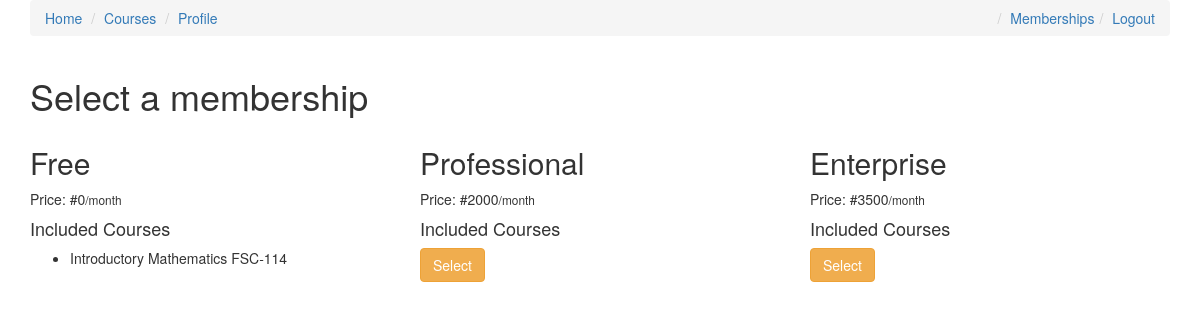
The page /memberships/ (signed in) on the database as committed earlier.
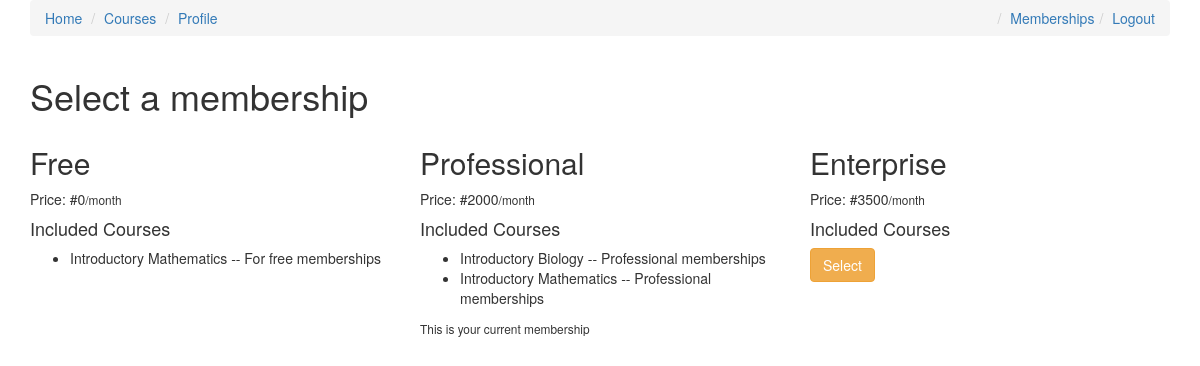
The same page on the database as committed later.
### memberships/models.py (models this page shows)
class Membership(models.Model):
    slug = models.SlugField()
    membership_type = models.CharField(max_length=30, choices=MEMBERSHIP_CHOICES, default='Free')
    price = models.IntegerField(default=15)
    stripe_plan_id = models.CharField(max_length=40)
    def __str__(self):
        return self.membership_type

### courses/models.py (models this page shows, shortened)
class Course(models.Model):
    slug = models.SlugField()
    title = models.CharField(max_length=120)
    description = models.TextField()
    position = models.IntegerField(default=1)
    allowed_membership = models.ManyToManyField(Membership)

### memberships/views.py (the view, shortened to what this page needs)
# urls.py: path('', MembershipList.as_view(), name='select'),
class MembershipList(LoginRequiredMixin, ListView):
    model = Membership
    template_name = 'memberships/membership_list.html'
    def get_context_data(self, *args, **kwargs):
        context = super().get_context_data(**kwargs)
        current_membership = get_user_membership(self.request)
        context['current_membership'] = str(current_membership.membership)
        return context

### memberships/views.py (called while the page is built)
def get_user_membership(request):
    user_membership_qs = UserMembership.objects.filter(user=request.user)
    if user_membership_qs.exists():
        return user_membership_qs.first()
    return None

### memberships/templates/memberships/membership_list.html (shortened to what this page needs)
{% extends 'courses/base.html' %}
{% block content %}
    <div class="container">
    <h1>Select a membership</h1>
    <div class="row">
        {% for object in object_list %}
            <div class="col-sm-4 col-md-4">
            <h2>{{ object.membership_type }}</h2>
            <p>Price: #{{ object.price }}<small>/month</small></p>
            <h4>Included Courses</h4>
            <ul>
                {% for course in object.course_set.all %}
                    <li>{{ course.title }}</li>
                    {% endfor %}
            </ul>
            {% if object.membership_type != 'Free' %}
                <form method="POST" action="{% url 'memberships:select' %}"> {% csrf_token %}
                {% if object.membership_type != current_membership %}
                    <button class="btn btn-warning">Select</button>
                    {% else %}
                    <small>This is your current membership</small>
                    {% endif %}
                </form>
            {% endif %}
            </div>
        {% endfor %}
    </div>
    </div>
{% endblock %}

### courses/templates/courses/base.html (shortened to what this page needs)
<!DOCTYPE html>
<html>
<head>
    <link rel="stylesheet" href="https://maxcdn.bootstrapcdn.com/bootstrap/3.3.7/css/bootstrap.min.css"
>
</head>
<body>
<div class="container">
		<ol class='breadcrumb'>
            <li><a href="{% url 'home' %}">Home</a></li>
	        {% if not request.user.is_authenticated %}
	        <li class='pull-right'><a href="{% url 'users:register' %}">Register</a></li>
	        <li class='pull-right'><a href="{% url 'users:login' %}">Login</a></li>
		{% else %}
		<li class='pull-right'><a href="{% url 'users:logout' %}">Logout</a></li>
		<li class='pull-right'><a href="{% url 'memberships:select' %}">Memberships</a></li>
         <li><a href="{% url 'courses:list' %}">Courses</a></li>
		<li><a href="{% url 'memberships:profile' %}">Profile</a></li>
	        {% endif %}
	    </ol>
	</div>
{% block content %}
{% endblock %}
</body>
</html>

Rows that differ between the two databases and show on the page:
changed Course: title "Introductory Mathematics FSC-114" → "Introductory Mathematics -- For free memberships"
changed Membership "Professional": text "Select" → "This is your current membership"
added Course: title "Introductory Biology -- Professional memberships", shown under Membership "Professional"
added Course: title "Introductory Mathematics -- Professional memberships", shown under Membership "Professional"
